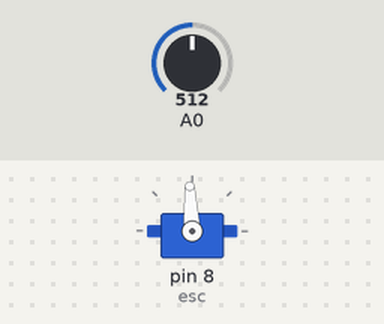
This sketch was run on a simulated Arduino Uno, built with avr-gcc and run on an emulated ATmega328P. On the bench: servo. The inputs (shaded band) are chosen by the test bench; at power-on: A0 = 512.

Above: at 1.2 s.
1.3 s: A0 set to 716
At 1.8 s:
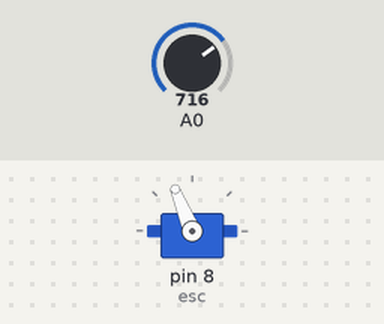
2.8 s: A0 set to 900
At 4.0 s:
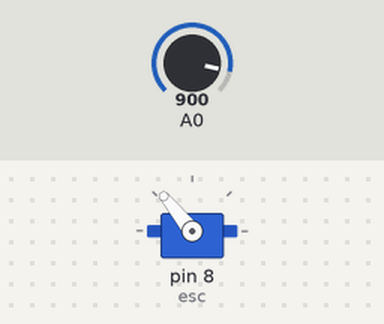
4.3 s: A0 set to 1023
At 5.3 s:
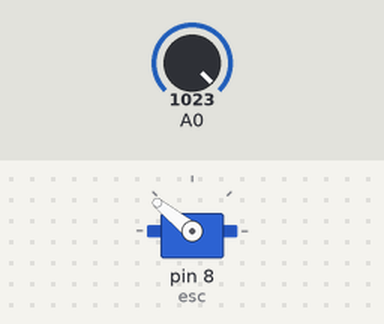
5.8 s: A0 set to 306
At 6.4 s:
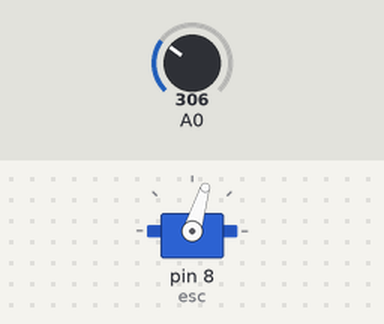
7.3 s: A0 set to 122
At 8.5 s:
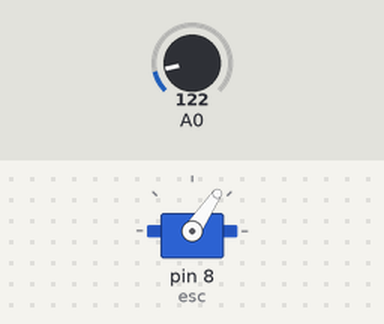
8.8 s: A0 set to 511
At 9.9 s:
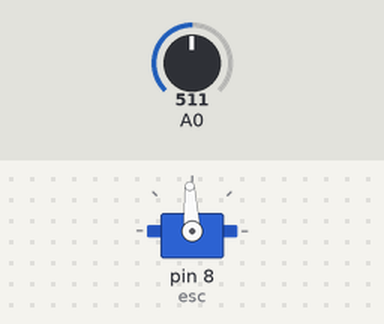
Timing chart, 0 to 11.3 s (numbered marks = the images above; inputs shaded):
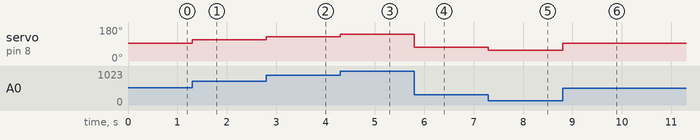

The sketch:

esc_test.ino
```cpp
#include <Servo.h>

Servo esc;


void setup() {
  esc.attach(8);
  esc.writeMicroseconds(1000);
  Serial.begin(9600);
}

void loop() {
 int val;
 val = analogRead(A0);
 val = map(val, 0 , 1023, 1000, 2000);
 esc.writeMicroseconds(val);
}
```

Measured:
- after the input at 1.3 s, servo on pin 8 (esc): 93° → 112° at once
- after the input at 2.8 s, servo on pin 8 (esc): 112° → 129° at once
- after the input at 4.3 s, servo on pin 8 (esc): 129° → 141° at once
- after the input at 5.8 s, servo on pin 8 (esc): 141° → 73° at once
- after the input at 7.3 s, servo on pin 8 (esc): 73° → 56° at once
- after the input at 8.8 s, servo on pin 8 (esc): 56° → 93° at once
